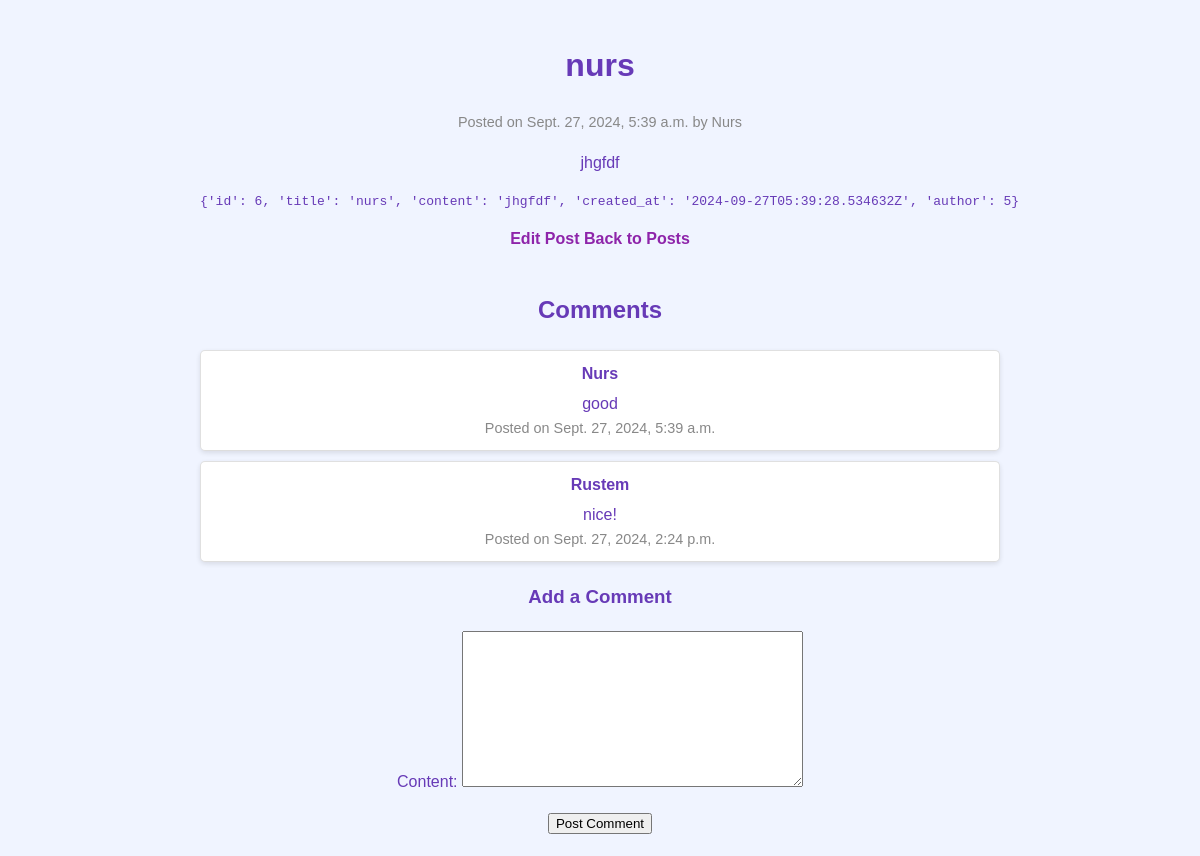
Screenshot of /posts/6/ with the database file from the repository.
### blog_app/models.py (models this page shows)
class Post(models.Model):
    title = models.CharField(max_length=200)
    content = models.TextField()
    created_at = models.DateTimeField(auto_now_add=True)
    author = models.ForeignKey(User, on_delete=models.CASCADE)

class Comment(models.Model):
    content = models.TextField()
    created_at = models.DateTimeField(auto_now_add=True)
    post = models.ForeignKey(Post, related_name='comments', on_delete=models.CASCADE)
    author = models.ForeignKey(User, on_delete=models.CASCADE)

### blog_app/views.py (the view, shortened to what this page needs)
# urls.py: path('posts/<int:post_id>/', PostDetail.as_view(), name='post-detail'),
class PostDetail(APIView):
    def get(self, request, post_id, format=None):
        post = get_object_or_404(Post, id=post_id)
        serializer = PostSerializer(post)
        comments = post.comments.all()  # Retrieve all comments related to this post
        comment_form = CommentForm()  # Initialize an empty comment form
        return render(request, 'blog/post_detail.html', {
            'post': post,
            'post_data': serializer.data,
            'comments': comments,
            'comment_form': comment_form,
        })

### blog_app/forms.py
class CommentForm(forms.ModelForm):
    class Meta:
        model = Comment
        fields = ['content']

### blog_app/templates/blog/post_detail.html (shortened to what this page needs)
{% load static %}
<!DOCTYPE html>
<html lang="en">
<head>
    <link rel="stylesheet" href="{% static 'mystyles.css' %}?v={{ STATIC_VERSION }}">
</head>
<body>
    <div class="main">
        <h1>{{ post.title }}</h1>
        <p class="post-meta">Posted on {{ post.created_at }} by {{ post.author }}</p>
        <div class="post-content">
            <p>{{ post.content }}</p>
        </div>
        <pre>{{ post_data }}</pre>
        <a href="{% url 'post-edit' post.id %}">Edit Post</a>
        <a href="{% url 'post-list' %}">Back to Posts</a>
        <div class="comments-section">
            <h2>Comments</h2>
            {% if comments %}
                <ul>
                    {% for comment in comments %}
                        <li class="comment">
                            <div class="comment-author">{{ comment.author }}</div>
                            <div class="comment-content">{{ comment.content }}</div>
                            <div class="post-meta">Posted on {{ comment.created_at }}</div>
                        </li>
                    {% endfor %}
                </ul>
            {% else %}
                <p>No comments yet. Be the first to comment!</p>
            {% endif %}
        </div>
        <div class="add-comment-form">
            <h3>Add a Comment</h3>
            <form method="post">
                {{ comment_form.as_p }}
                <button type="submit">Post Comment</button>
            </form>
        </div>
    </div>
</body>
</html>

### static/mystyles.css (style rules this page uses)
body { margin: 0; font-family: 'Source Sans Pro', sans-serif; background-color: #f0f4ff; color: #4a0072; line-height: 1.6; }
ul { list-style: none; padding: 0; }
li { background-color: #ffffff; border: 1px solid #e0e0e0; border-radius: 5px; margin: 10px 0; padding: 15px; transition: transform 0.2s ease, box-shadow 0.2s ease; box-shadow: 0 2px 5px rgba(0, 0, 0, 0.1); }
a { color: #8e24aa; text-decoration: none; font-weight: 600; transition: color 0.3s ease; }
.main { text-align: center; color: #673ab7; }
.main h1 { font-size: 2em; margin: 20px 0; }

### blog_app/templates/blog/post_detail.html (style rules this page uses)
body { font-family: Arial, sans-serif; }
.main { width: 800px; margin: 0 auto; padding: 20px; }
.post-meta { color: #888; font-size: 0.9em; }
.comments-section { margin-top: 40px; }
.comment { border-bottom: 1px solid #ddd; padding: 10px 0; }
.comment-author { font-weight: bold; }
.comment-content { margin-top: 5px; }
.add-comment-form { margin-top: 20px; }

### rows the page displays
Post: title "nurs", created_at "Sept. 27, 2024, 5:39 a.m.", author "Nurs", content "jhgfdf"
Comment: author "Nurs", content "good", created_at "Sept. 27, 2024, 5:39 a.m."
Comment: author "Rustem", content "nice!", created_at "Sept. 27, 2024, 2:24 p.m."

### other values shown
{{ post_data }} "{'id': 6, 'title': 'nurs', 'content': 'jhgfdf', 'created_at': '2024-09-27T05:39:28.534632Z', 'author': 5}"
